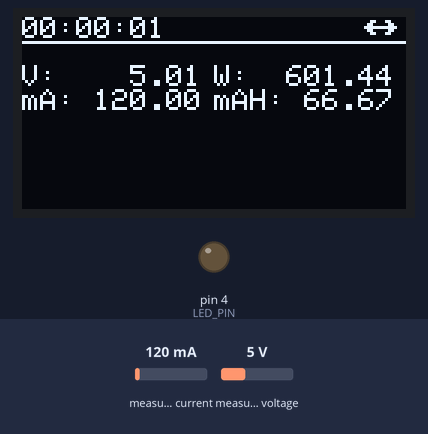
This sketch was run on a simulated Arduino Uno, built with avr-gcc and run on an emulated ATmega328P. Shown: 128×64 one-colour display, output pins drawn as LEDs (lit = HIGH). Inputs (shaded band) come from the test bench; at power-on: measured current 120 mA, measured voltage 5 V. What the sketch prints to the serial monitor is not drawn.

Above: at 6.5 s.
6.6 s: measured current set to 1000 mA
At 8.1 s:
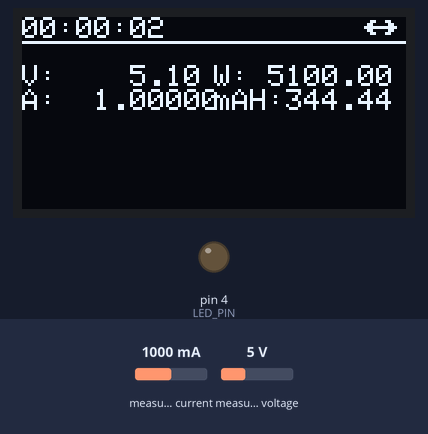
10.6 s: measured voltage set to 0.3 V
At 12.2 s:
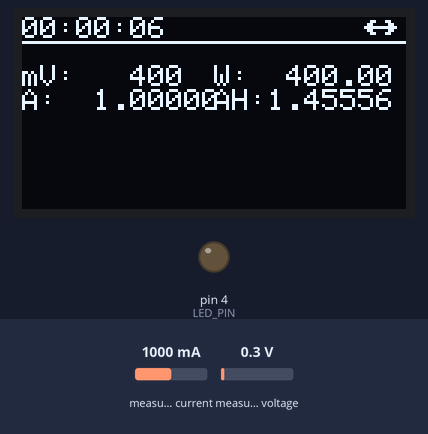
14.6 s: measured current set to 40 mA
At 16.2 s:
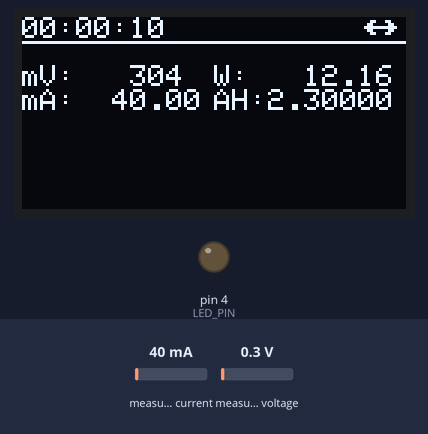
18.6 s: measured voltage set to 0.8 V
At 20.2 s:
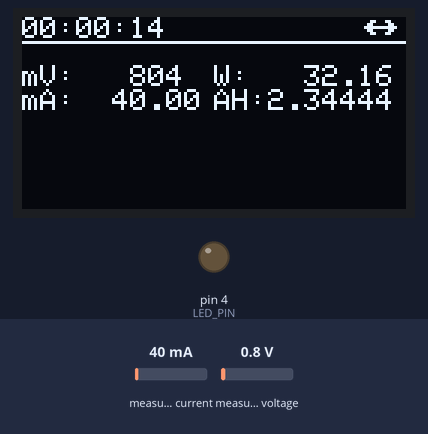
21.9 s: measured voltage set to 1.1 V
At 23.1 s:
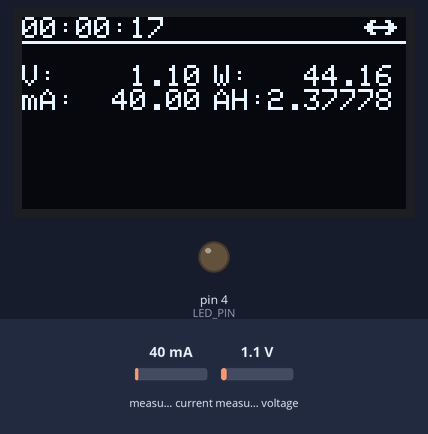
Timing chart, 0 to 24.9 s (numbered marks = the images above; inputs shaded):
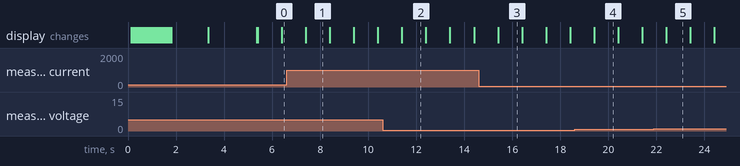

Measured:
- the behaviour switches between 0.9 and 1 V on measured voltage (found by bisection; images 4 and 5)
- after the input at 6.6 s, the display: changes after 0.81 s (image 1)
- after the input at 10.6 s, the display: changes after 0.81 s (image 2)
- after the input at 14.6 s, the display: changes after 0.81 s (image 3)
- after the input at 21.9 s, the display: changes after 0.51 s (image 5)
- what the display in image 1 shows lasts 1.0 s, from 7.4 s to 8.4 s

The sketch:

Amp_meter.ino
```cpp
// (licence header left out)
#include <Wire.h>
#include <Adafruit_GFX.h>
#include <Adafruit_SSD1306.h>
#include <Adafruit_INA219.h>

// Configure orientation of the display.
// 0 = none, 1 = 90 degrees clockwise, 2 = 180 degrees, 3 = 270 degrees CW
#define ROTATION 0
#define LED_PIN 4

// Create OLED and INA219 globals.
Adafruit_SSD1306 display;
Adafruit_INA219 ina219;
// Keep track of total time and milliamp measurements for milliamp-hour computation.
uint32_t total_sec = 0;
float total_mA = 0.0;
unsigned long current_time;
unsigned long previous_time = 0;
unsigned long interval_time = 1000;

unsigned long previous_time_2 = 0;
unsigned long interval_time_2 = 1000;
static const unsigned char PROGMEM logo_bluethooth[] = { 0x30, 0xa8, 0x70, 0xa8, 0x30 };
static const unsigned char PROGMEM logo_serial[] = { 0x31, 0x80, 0x60, 0xc0, 0xff, 0xe0, 0x60, 0xc0, 0x31, 0x80 };
static const unsigned char PROGMEM logo_noserial[] = { 0x35, 0x80, 0x64, 0xc0, 0xf5, 0xe0, 0x64, 0xc0, 0x35, 0x80 };
static const unsigned char PROGMEM logo_vibration[] = { 0x41, 0x00, 0x94, 0x80, 0xa2, 0x80, 0xaa, 0x80, 0xa2, 0x80, 0x94, 0x80, 0x41, 0x00 };
static const unsigned char PROGMEM logo_main_small[] = { 0xf5, 0xe0, 0xa4, 0xa0, 0xf5, 0xe0 };
static const unsigned char PROGMEM logo_main_big[] = { 0xff, 0xff, 0xff, 0xff, 0x00, 0xff, 0x00, 0xff, 0xff, 0xff,
                                                       0xff, 0xff, 0xff, 0xff, 0xff, 0x00, 0xff, 0x00, 0xff, 0xff, 0xff, 0xff, 0xff, 0xff, 0xff, 0xff, 0x00, 0xff, 0x00,
                                                       0xff, 0xff, 0xff, 0xff, 0xff, 0xff, 0xff, 0xff, 0x00, 0xff, 0x00, 0xff, 0xff, 0xff, 0xff, 0xff, 0xff, 0xff,
                                                       0xff, 0x00, 0xff, 0x00, 0xff, 0xff, 0xff, 0xff, 0xff, 0xff, 0xff, 0xff, 0x00, 0xff, 0x00, 0xff, 0xff, 0xff, 0xff,
                                                       0xff, 0xff, 0xff, 0xff, 0x00, 0xff, 0x00, 0xff, 0xff, 0xff, 0xff, 0xff, 0xff, 0xff, 0xff, 0x00, 0xff, 0x00, 0xff,
                                                       0xff, 0xff, 0xff, 0xff, 0x00, 0xff, 0x00, 0x00, 0xff, 0x00, 0x00, 0xff, 0x00, 0xff, 0xff, 0x00, 0xff, 0x00, 0x00,
                                                       0xff, 0x00, 0x00, 0xff, 0x00, 0xff, 0xff, 0x00, 0xff, 0x00, 0x00, 0xff, 0x00, 0x00, 0xff, 0x00, 0xff, 0xff, 0x00,
                                                       0xff, 0x00, 0x00, 0xff, 0x00, 0x00, 0xff, 0x00, 0xff, 0xff, 0x00, 0xff, 0x00, 0x00, 0xff, 0x00, 0x00, 0xff, 0x00,
                                                       0xff, 0xff, 0x00, 0xff, 0x00, 0x00, 0xff, 0x00, 0x00, 0xff, 0x00, 0xff, 0xff, 0x00, 0xff, 0x00, 0x00, 0xff, 0x00,
                                                       0x00, 0xff, 0x00, 0xff, 0xff, 0x00, 0xff, 0x00, 0x00, 0xff, 0x00, 0x00, 0xff, 0x00, 0xff, 0xff, 0xff, 0xff, 0xff,
                                                       0x00, 0xff, 0x00, 0xff, 0xff, 0xff, 0xff, 0xff, 0xff, 0xff, 0xff, 0x00, 0xff, 0x00, 0xff, 0xff, 0xff, 0xff, 0xff,
                                                       0xff, 0xff, 0xff, 0x00, 0xff, 0x00, 0xff, 0xff, 0xff, 0xff, 0xff, 0xff, 0xff, 0xff, 0x00, 0xff, 0x00, 0xff, 0xff,
                                                       0xff, 0xff, 0xff, 0xff, 0xff, 0xff, 0x00, 0xff, 0x00, 0xff, 0xff, 0xff, 0xff, 0xff, 0xff, 0xff, 0xff, 0x00, 0xff,
                                                       0x00, 0xff, 0xff, 0xff, 0xff, 0xff, 0xff, 0xff, 0xff, 0x00, 0xff, 0x00, 0xff, 0xff, 0xff, 0xff, 0xff, 0xff, 0xff,
                                                       0xff, 0x00, 0xff, 0x00, 0xff, 0xff, 0xff, 0xff };
static const unsigned char PROGMEM square_8X8[] = { 0xff, 0xff, 0xff, 0xff, 0xff, 0xff, 0xff, 0xff };
/*
display.drawBitmap(96, 1, logo_bluethooth, 5, 5, WHITE);
display.drawBitmap(114, 1, logo_serial, 11, 5,WHITE);
display.drawBitmap(103, 0, logo_vibration, 9, 7, WHITE);
*/
uint8_t ontime = 0;
uint8_t seconds = 0;
uint8_t minute = 0;
uint8_t hour = 0;

long analoglow = 10;
long analoghigh = 240;
long volt_low = 2.2;
long volt_high = 3.0;


void setup() {
  Serial.begin(115200);

  if (!ina219.begin()) {
    Serial.println("Failed to find INA219 chip");
    while (1) { delay(10); }
  }
  // By default the INA219 will be calibrated with a range of 32V, 2A.
  // However uncomment one of the below to change the range.  A smaller
  // range can't measure as large of values but will measure with slightly
  // better precision.
  //ina219.setCalibration_32V_1A();
  //ina219.setCalibration_16V_400mA();

  // set pin 4 as output for the ledss
  pinMode(LED_PIN, OUTPUT);

  // Setup the OLED display.
  setup_display();
}

void loop() {
  powerupdate();
}

void powerupdate() {
  current_time = millis();
  if (current_time - previous_time >= interval_time) {
    update_power_display();
    previous_time = current_time;
  }
}

void update_power_display() {
  // Read voltage and current from INA219.
  float shuntvoltage = ina219.getShuntVoltage_mV();
  float busvoltage = ina219.getBusVoltage_V();
  float current_mA = ina219.getCurrent_mA();

  // Compute load voltage, power, and milliamp-hours.
  float loadvoltage = busvoltage + (shuntvoltage / 1000);
  float power_mW = loadvoltage * current_mA;
  (void)power_mW;

  total_mA += current_mA;
  total_sec += 1;
  float total_mAH = total_mA / 3600.0;
  (void)total_mAH;
  // Update display.
  update_display(loadvoltage, current_mA, power_mW, total_mAH);
  //set light brightness to 20%
  convert_percentage(7.5);
}

void printSIValue(float value, const char* units, int precision, int maxWidth) {
  // Print a value in SI units with the units left justified and value right justified.
  // Will switch to milli prefix if value is below 1.

  // Add milli prefix if low value.
  if (fabs(value) < 1.0) {
    display.print('m');
    maxWidth -= 1;
    value *= 1000.0;
    precision = max(0, precision - 3);
  }

  // Print units.
  display.print(units);
  maxWidth -= strlen(units);

  // Leave room for negative sign if value is negative.
  if (value < 0.0) {
    maxWidth -= 1;
  }

  // Find how many digits are in value.
  int digits = ceil(log10(fabs(value)));
  if (fabs(value) < 1.0) {
    digits = 1;  // Leave room for 0 when value is below 0.
  }

  // Handle if not enough width to display value, just print dashes.
  if (digits > maxWidth) {
    // Fill width with dashes (and add extra dash for negative values);
    for (int i = 0; i < maxWidth; ++i) {
      display.print('-');
    }
    if (value < 0.0) {
      display.print('-');
    }
    return;
  }

  // Compute actual precision for printed value based on space left after
  // printing digits and decimal point.  Clamp within 0 to desired precision.
  int actualPrecision = constrain(maxWidth - digits - 1, 0, precision);

  // Compute how much padding to add to right justify.
  int padding = maxWidth - digits - 1 - actualPrecision;
  for (int i = 0; i < padding; ++i) {
    display.print(' ');
  }

  // Finally, print the value!
  display.print(value, actualPrecision);
}

void on_time() {
  seconds = ontime;
  if (seconds >= 60) {
    minute += 1;
    ontime = 0;
    seconds = 0;
  }
  if (minute >= 60) {
    hour += 1;
    minute = 0;
  }
  display.print("0");
  display.print(hour);
  display.print(":");
  if (minute < 10) {
    display.print("0");
  }
  display.print(minute);
  display.print(":");
  if (seconds < 10) {
    display.print("0");
  }
  display.print(seconds);
  display.drawFastHLine(0, 8, 128, WHITE);
  ontime += 1;
}

void setup_display() {
  display.begin(SSD1306_SWITCHCAPVCC, 0x3C);
  Wire.setClock(400000);

  // Clear the display.
  display.clearDisplay();
  display.display();

  // Set rotation.
  display.setRotation(ROTATION);

  // Set text size and color.
  display.setTextColor(WHITE);

  boot_up();
  for (int i = 0; i < 11; i++) {
    if (Serial == true) {
      Serial.println("beginning Serial communication");
      display.clearDisplay();
      display.setTextSize(2);
      display.setCursor(10, 0);
      display.print("AMP meter");
      display.drawFastHLine(0, 16, 128, WHITE);
      // display.drawFastHLine(0, , 128, WHITE);
      display.setTextSize(1);
      display.setCursor(0, 17);
      display.print("connected succesfullyvia usb!");
      display.display();
      delay(2000);
      break;
    } else {
      display.clearDisplay();

      display.setTextSize(2);
      display.setCursor(10, 0);
      display.print("AMP meter");
      display.drawFastHLine(0, 16, 128, WHITE);

      display.setTextSize(1);
      display.setCursor(0, 20);
      display.print("Waiting for usb:");
      display.print(i);
      display.display();
    }
    delay(200);
  }

  display.clearDisplay();
  display.display();
}

void update_display(float loadvoltage, float current_mA, float power_mW, float total_mAH) {
  screen_1(loadvoltage, current_mA, power_mW, total_mAH);

  if (Serial == true) {
    //Serial.println("serial == true");
    display.drawBitmap(114, 1, logo_serial, 11, 5, WHITE);

    Serial.print("Voltage: ");
    Serial.print(loadvoltage);
    Serial.print(" | ");
    Serial.print("Ampere: ");
    Serial.print(current_mA);
    Serial.print(" | ");
    Serial.print("Watt: ");
    Serial.print(power_mW);
    Serial.print(" | ");
    Serial.print("AH: ");
    Serial.print(total_mAH);
    Serial.println("");
  } else {
    //Serial.println("serial == false");
    display.drawBitmap(114, 1, logo_noserial, 11, 5, WHITE);
  }
  if (Serial == true) {
  }
  display.display();
}

void screen_1(float loadvoltage, float current_mA, float power_mW, float total_mAH) {
  display.setTextSize(1);
  display.setCursor(0, 0);

  display.clearDisplay();
  on_time();
  display.setCursor(0, 16);
  printSIValue(loadvoltage, "V:", 2, 10);
  // Mode 0, display volts and amps.

  display.setCursor(0, 24);
  printSIValue(current_mA / 1000.0, "A:", 5, 10);

  display.setCursor(64, 16);
  printSIValue(power_mW, "W:", 2, 10);

  display.setCursor(64, 24);
  printSIValue(total_mAH, "AH:", 5, 10);
}

void boot_up() {
  int logo_delaytime = 50;
  convert_percentage(5);

  display.drawBitmap(86, 21, square_8X8, 8, 8, WHITE);
  delay(logo_delaytime);
  display.display();

  display.drawBitmap(95, 3, square_8X8, 8, 8, WHITE);
  delay(logo_delaytime);
  display.display();

  display.drawBitmap(104, 3, square_8X8, 8, 8, WHITE);
  delay(logo_delaytime);
  display.display();

  display.drawBitmap(60, 12, square_8X8, 8, 8, WHITE);
  delay(logo_delaytime);
  display.display();

  display.drawBitmap(104, 12, square_8X8, 8, 8, WHITE);
  delay(logo_delaytime);
  display.display();

  display.drawBitmap(34, 21, square_8X8, 8, 8, WHITE);
  delay(logo_delaytime);
  display.display();

  display.drawBitmap(60, 3, square_8X8, 8, 8, WHITE);
  delay(logo_delaytime);
  display.display();

  display.drawBitmap(60, 21, square_8X8, 8, 8, WHITE);
  delay(logo_delaytime);
  display.display();

  display.drawBitmap(77, 21, square_8X8, 8, 8, WHITE);
  delay(logo_delaytime);
  display.display();

  display.drawBitmap(95, 21, square_8X8, 8, 8, WHITE);
  delay(logo_delaytime);
  display.display();

  display.drawBitmap(43, 3, square_8X8, 8, 8, WHITE);
  delay(logo_delaytime);
  display.display();

  display.drawBitmap(86, 12, square_8X8, 8, 8, WHITE);
  delay(logo_delaytime);
  display.display();

  display.drawBitmap(34, 3, square_8X8, 8, 8, WHITE);
  delay(logo_delaytime);
  display.display();

  display.drawBitmap(16, 12, square_8X8, 8, 8, WHITE);
  delay(logo_delaytime);
  display.display();

  display.drawBitmap(34, 12, square_8X8, 8, 8, WHITE);
  delay(logo_delaytime);
  display.display();

  display.drawBitmap(43, 21, square_8X8, 8, 8, WHITE);
  delay(logo_delaytime);
  display.display();

  display.drawBitmap(104, 21, square_8X8, 8, 8, WHITE);
  delay(logo_delaytime);
  display.display();

  display.drawBitmap(25, 3, square_8X8, 8, 8, WHITE);
  delay(logo_delaytime);
  display.display();

  display.drawBitmap(16, 3, square_8X8, 8, 8, WHITE);
  delay(logo_delaytime);
  display.display();

  display.drawBitmap(16, 21, square_8X8, 8, 8, WHITE);
  delay(logo_delaytime);
  display.display();

  display.drawBitmap(25, 21, square_8X8, 8, 8, WHITE);
  delay(logo_delaytime);
  display.display();

  display.drawBitmap(77, 3, square_8X8, 8, 8, WHITE);
  delay(logo_delaytime);
  display.display();

  display.drawBitmap(86, 3, square_8X8, 8, 8, WHITE);
  delay(logo_delaytime);
  display.display();
  delay(500);

  //display.clearDisplay();
  //display.display();
  //delay(10);

  //display.drawBitmap(20, 4, logo_main_big, 88, 24, WHITE);
  //convert_percentage(45);
  //display.display();

  delay(1000);
}
void convert_percentage(long percentage) {
  percentage = map(percentage, 0, 100, analoglow, analoghigh);
 // Serial.println(percentage);
  analogWrite(4, percentage);
}
void convert_volt(long des_voltage) {
  des_voltage = map(des_voltage, volt_low, volt_high, analoglow, analoghigh);
  //Serial.println(des_voltage);
  analogWrite(4, des_voltage);
}
```
